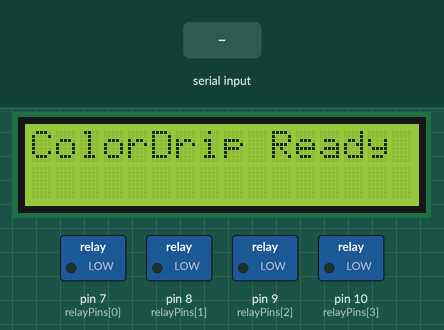
This sketch was run on a simulated Arduino Uno, built with avr-gcc and run on an emulated ATmega328P. Shown: 16×2 character LCD, switched loads named in the sketch (green lamp = pin HIGH). Inputs (shaded band) come from the test bench. What the sketch prints to the serial monitor is not drawn.

Above: at 1.3 s.
1.4 s: "90,45,200\n" received over Serial
At 2.0 s:
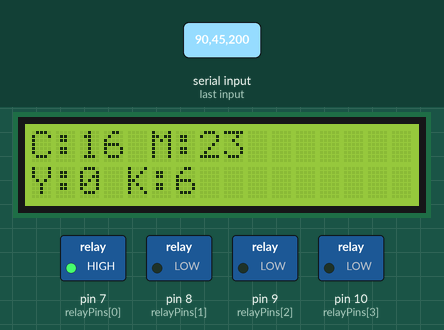
At 15.6 s:
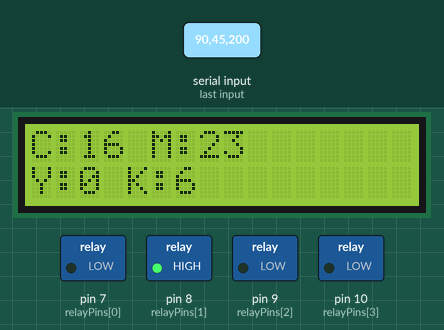
Timing chart, 0 to 34.7 s (numbered marks = the images above; inputs shaded):
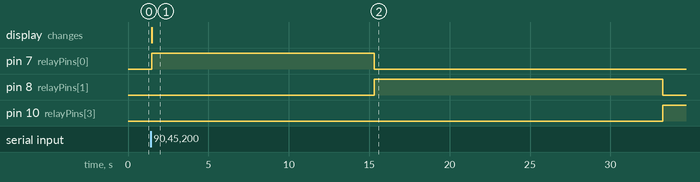

Measured:
- after the input at 1.4 s, pin 7 (relayPins[0]): LOW → HIGH after 0.07 s, → LOW 13.9 s later; pin 8 (relayPins[1]): LOW → HIGH after 13.9 s, → LOW 17.9 s later; pin 10 (relayPins[3]): LOW → HIGH after 31.8 s; the display: changes after 0.07 s (image 1)

The sketch:

ColorDrip_Display.ino
```cpp
#include <LiquidCrystal.h>

int relayPins[] = {7, 8, 9, 10}; // Pump C, M, Y, K
LiquidCrystal lcd(12, 11, 5, 4, 3, 2); // RS, E, D4, D5, D6, D7

void setup() {
  Serial.begin(9600);
  lcd.begin(16, 2);
  lcd.setCursor(0, 0);
  lcd.print("ColorDrip Ready");

  for (int i = 0; i < 4; i++) {
    pinMode(relayPins[i], OUTPUT);
  }

  Serial.println("Enter:");
  Serial.println("- '<pump_number> <ml>' for manual pumping (e.g., 1 50)");
  Serial.println("- 'hex #RRGGBB' to mix a color");
  Serial.println("- 'R,G,B' to mix a color (e.g., 255,255,255)");
}

void loop() {
  if (Serial.available() > 0) {
    String input = Serial.readStringUntil('\n');
    input.trim();

    if (input.startsWith("hex ")) {
      String hexCode = input.substring(4);
      lcd.clear();
      lcd.setCursor(0, 0);
      lcd.print("Mixing from HEX");
      mixFromHex(hexCode, 30.0); // total volume = 30 ml
    }
    else if (input.indexOf(',') > 0) {
      int firstComma = input.indexOf(',');
      int secondComma = input.indexOf(',', firstComma + 1);

      if (firstComma > 0 && secondComma > firstComma) {
        int r = input.substring(0, firstComma).toInt();
        int g = input.substring(firstComma + 1, secondComma).toInt();
        int b = input.substring(secondComma + 1).toInt();

        if (r >= 0 && r <= 255 && g >= 0 && g <= 255 && b >= 0 && b <= 255) {
          lcd.clear();
          lcd.setCursor(0, 0);
          lcd.print("Mixing RGB");
          mixFromRGB(r, g, b, 30.0);
        } else {
          Serial.println("Invalid RGB values. Use 0–255 for R,G,B.");
        }
      } else {
        Serial.println("Invalid RGB format. Use R,G,B (e.g., 255,255,255)");
      }
    }
    else {
      int spaceIndex = input.indexOf(' ');
      if (spaceIndex > 0) {
        int pumpNumber = input.substring(0, spaceIndex).toInt();
        float ml = input.substring(spaceIndex + 1).toFloat();

        if ((pumpNumber >= 1 && pumpNumber <= 4) && ml > 0) {
          lcd.clear();
          lcd.setCursor(0, 0);
          lcd.print("Manual Pumping");
          lcd.setCursor(0, 1);
          lcd.print("Pump ");
          lcd.print(pumpNumber);
          lcd.print(": ");
          lcd.print(ml);
          lcd.print("ml");
          pumpMl(pumpNumber, ml);
          Serial.println("Pumping complete.");
        } else {
          Serial.println("Invalid input. Format: <pump_number> <ml>");
        }
      } else {
        Serial.println("Invalid input. Try: '1 50', 'hex #RRGGBB' or '255,255,255'");
      }
    }
  }
}

void pumpMl(int pumpNumber, float ml) {
  float seconds = ml / 1.1111111; // flowrate (ml/s)
  int errorRate = (ml < 20) ? 1000 : 3000;
  unsigned long milliseconds = (seconds * 1000) - errorRate;

  Serial.print("Pump ");
  Serial.print(pumpNumber);
  Serial.print(" → ");
  Serial.print(ml);
  Serial.print("ml for ");
  Serial.print(seconds);
  Serial.println(" secs.");

  if (milliseconds > 0) {
    digitalWrite(relayPins[pumpNumber - 1], HIGH);
    delay(milliseconds);
    digitalWrite(relayPins[pumpNumber - 1], LOW);
  } else {
    Serial.println("Invalid pump time calculated.");
  }
}

void mixFromHex(String hex, float totalMl) {
  hex.trim();
  if (hex.charAt(0) == '#') {
    hex = hex.substring(1);
  }

  if (hex.length() != 6) {
    Serial.println("Invalid hex code. Use format #RRGGBB.");
    return;
  }

  int r = strtol(hex.substring(0, 2).c_str(), NULL, 16);
  int g = strtol(hex.substring(2, 4).c_str(), NULL, 16);
  int b = strtol(hex.substring(4, 6).c_str(), NULL, 16);

  mixFromRGB(r, g, b, totalMl);
}

void mixFromRGB(int r, int g, int b, float totalMl) {
  float r_ = r / 255.0;
  float g_ = g / 255.0;
  float b_ = b / 255.0;

  float k = 1 - max(r_, max(g_, b_));
  float c = 0, m = 0, y = 0;

  if (k < 1.0) {
    c = (1 - r_ - k) / (1 - k);
    m = (1 - g_ - k) / (1 - k);
    y = (1 - b_ - k) / (1 - k);
  }

  float cMl = c * totalMl;
  float mMl = m * totalMl;
  float yMl = y * totalMl;
  float kMl = k * totalMl;

  Serial.println("CMYK Breakdown (ml):");
  Serial.print("Cyan: "); Serial.println(cMl);
  Serial.print("Magenta: "); Serial.println(mMl);
  Serial.print("Yellow: "); Serial.println(yMl);
  Serial.print("Black: "); Serial.println(kMl);

  lcd.clear();
  lcd.setCursor(0, 0);
  lcd.print("C:");
  lcd.print((int)cMl);
  lcd.print(" M:");
  lcd.print((int)mMl);

  lcd.setCursor(0, 1);
  lcd.print("Y:");
  lcd.print((int)yMl);
  lcd.print(" K:");
  lcd.print((int)kMl);

  if (cMl > 0) pumpMl(1, cMl);
  if (mMl > 0) pumpMl(2, mMl);
  if (yMl > 0) pumpMl(3, yMl);
  if (kMl > 0) pumpMl(4, kMl);

  Serial.println("ColorDripped completed");
}
```
